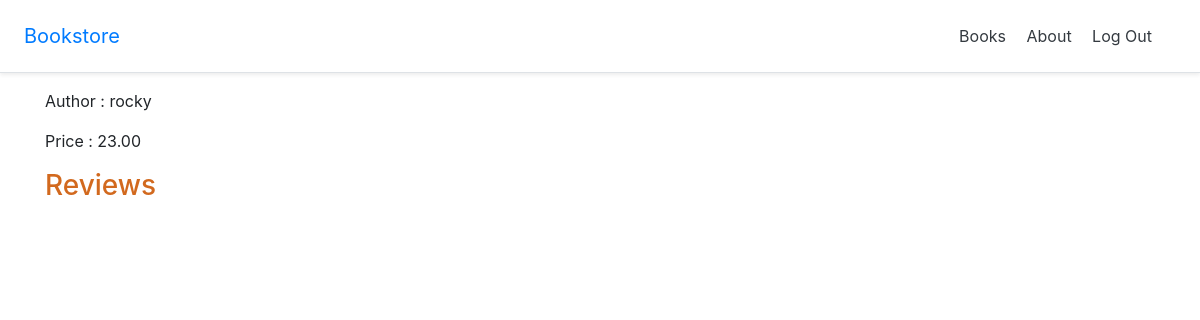
The app's page /books/9ee0a136-eb3d-4f5f-9aa0-0a496c17a257 (signed in), older data.
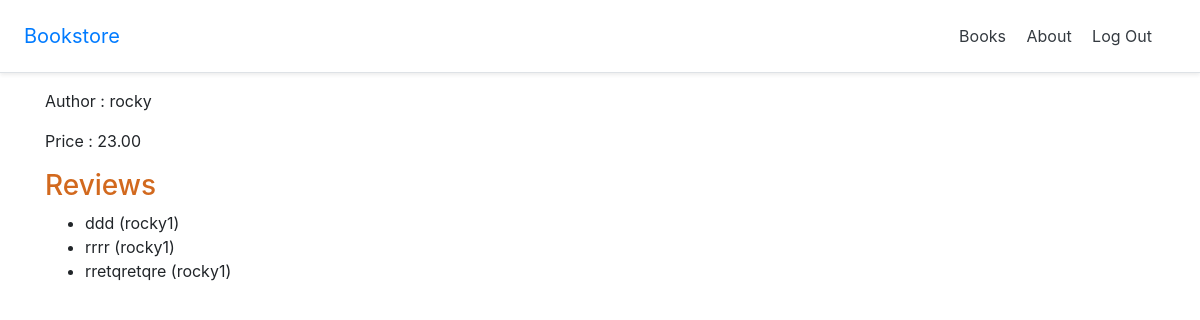
The same page, newer data.
### books/models.py (models this page shows, shortened)
class Review(models.Model):
    book = models.ForeignKey(
        Book ,
        on_delete = models.CASCADE ,
        related_name= 'reviews' ,
    )
    review = models.CharField(max_length = 255)
    author = models.ForeignKey(
        get_user_model(),
        on_delete = models.CASCADE
    )

### users/models.py (models this page shows)
class CustomUser(AbstractUser):
    pass

### books/views.py (the view)
# urls.py: path('<uuid:pk>', BookDetailView.as_view() , name= 'book_detail'),
class BookDetailView(LoginRequiredMixin ,
    PermissionRequiredMixin,
    DetailView):
    model = Book
    context_object_name = 'book'
    template_name = 'books/book_detail.html'
    login_url = 'account_login'
    permission_required = 'books.special_status'

### templates/books/book_detail.html (shortened to what this page needs)
{% extends '_base.html' %}
{% block content %}
    <div class="book_detail">
        <p>Author :  {{ book.author }}</p>
        <p>Price :  {{ book.price }}</p>
        <div>
    <h3>Reviews</h3>
    <ul>
        {% for review in book.reviews.all %}
        <li>{{ review.review }} ({{review.author}})</li>
        {% endfor %}
    </ul>
    </div>
    </div>
{% endblock content %}

Row changes from the older to the newer data that the page shows:
added Review: review "ddd", author "rocky1"
added Review: review "rrrr", author "rocky1"
added Review: review "rretqretqre", author "rocky1"
